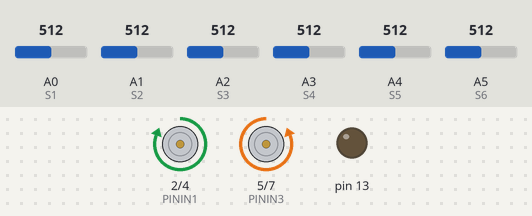
Bench run of a sketch on a simulated Arduino Uno, built with avr-gcc and run on an emulated ATmega328P. Parts: motor-driver pin pairs drawn as motors (green arrow = first pin HIGH = forward, orange = second pin HIGH = backward, longer = more drive, scaled by the enable pin), output pins drawn as LEDs (lit = HIGH). The test bench sets the inputs (shaded band); at power-on: A0 (S1) = 512, A1 (S2) = 512, A2 (S3) = 512, A3 (S4) = 512, A4 (S5) = 512, A5 (S6) = 512.

Above: at 2.05 s.
Timing chart, 0 to 5.0 s (numbered marks = the images above):
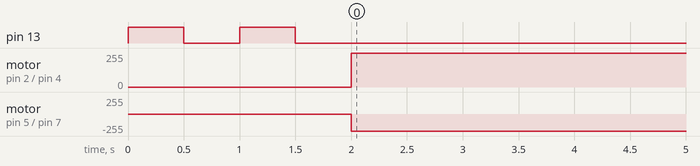

The sketch:

Teste.ino
```cpp
// Portas driver motor
#define PININ1 2
#define PININ2 4
#define PININ3 5
#define PININ4 7
#define PINENA 3
#define PINENB 6

// Portas led rgb
#define PINLEDR 9
#define PINLEDG 11
#define PINLEDB 10

// Portas sensor QTR
#define S1 A0
#define S2 A1
#define S3 A2
#define S4 A3
#define S5 A4
#define S6 A5

// Valores de ajustes para o seguidor de linha MIF

#define SPEED0 255                          // Valor de 0 a 255 para velocidade com a seguinte leitura do sensor (0 0 1 1 0 0)
#define SPEED1 220                          // Valor de 0 a 255 para velocidade com a seguinte leitura do sensor (0 0 1 1 1 0)
#define SPEED8 200

#define SPEED2 150                          // Valor de 0 a 255 para velocidade com a seguinte leitura do sensor (0 0 0 1 0 0)
#define SPEED3 100                          // Valor de 0 a 255 para velocidade com a seguinte leitura do sensor (0 0 0 1 1 0)
#define SPEED4 80                          // Valor de 0 a 255 para velocidade com a seguinte leitura do sensor (0 0 0 1 1 1)

#define SPEED5 50                            // Valor de 0 a 255 para velocidade com a seguinte leitura do sensor (0 0 0 0 1 0)
#define SPEED6 0                            // Valor de 0 a 255 para velocidade com a seguinte leitura do sensor (0 0 0 0 1 1)
#define SPEED7 200                          // Valor de 0 a 255 para velocidade com a seguinte leitura do sensor (0 0 0 0 0 1)

#define RUNTIME 113500                      // Valor para executar o percurso

  int p1,p2,p3,p4,p5,p6;

void setup() {
  Serial.begin(9600);
  ledControl(13, true, 500);
  ledControl(13, false, 500);
  ledControl(13, true, 500);
  ledControl(13, false, 500);
}

void loop() {
  controlerPID();
  // TESTE 1°: leituta sensor
  //readSensors(true, s);
  // TESTE 2°: motor esquerda
  //motorOption('4',255,255);
  // TESTE 3°: motor direita
  //motorOption('6', 255, 255);
  // TESTE 4°: seguidor de linha
  //followLineMEF();
  // TESTE 5°: teste led RGB
  //rgbControl(0,0,255,0);
}

void motorControl(int speedLeft, int speedRight) {
  // Função para controle do driver de motor

  // Definições das portas digitais
  pinMode(PININ1, OUTPUT);
  pinMode(PININ2, OUTPUT);
  pinMode(PININ3, OUTPUT);
  pinMode(PININ4, OUTPUT);
  pinMode(PINENA, OUTPUT);
  pinMode(PINENB, OUTPUT);

  // Ajustes motor da esquerda
  if (speedLeft < 0) {
    speedLeft = -speedLeft;
    digitalWrite (PININ3, HIGH);
    digitalWrite (PININ4, LOW);
  } else {
    digitalWrite (PININ3, LOW);
    digitalWrite (PININ4, HIGH);
  }

  // Ajustes motor da direita
  if (speedRight < 0) {
    speedRight = -speedRight;
    digitalWrite (PININ1, LOW);
    digitalWrite (PININ2, HIGH);
  } else {
    digitalWrite (PININ1, HIGH);
    digitalWrite (PININ2, LOW);
  }
  analogWrite (PINENA, speedLeft);
  analogWrite (PINENB, speedRight);
}

void motorOption(char option, int speedLeft, int speedRight) {
  // Função para controle de motor com pre definições
  switch (option) {
    case '6': // Direita
      motorControl(-speedLeft, speedRight);
      break;
    case '4': // Esquerda
      motorControl(speedLeft, -speedRight);
      break;
    case '2': // Trás
      motorControl(-speedLeft, -speedRight);
      break;
    case '8': // Frente
      motorControl(speedLeft, speedRight);
      break;
    case '0': // Parar
      motorControl(0, 0);
      break;
  }
}

bool motorStop(long runtime, long currentTime) {
  // Função de parada do robô
  if (millis() >= (runtime + currentTime)) {
    motorOption('0', 0, 0);
    int cont = 0;
    while (true) {
      ledControl(13, true, 250);
      ledControl(13, false, 250);
      cont++;
    }
    return false;
  }
  return true;
}

void rgbControl(int red, int green, int blue, long rumtime) {
  // Função para controle do led rgb
  pinMode(PINLEDR, OUTPUT);
  pinMode(PINLEDG, OUTPUT);
  pinMode(PINLEDB, OUTPUT);

  digitalWrite(PINLEDR, HIGH);
  digitalWrite(PINLEDG, HIGH);
  digitalWrite(PINLEDB, HIGH);

  analogWrite(PINLEDR, red);
  analogWrite(PINLEDG, green);
  analogWrite(PINLEDB, blue);
  delay(rumtime);
}

void ledControl(int led, bool status, long rumtime) {
  // Função para controle do led
  pinMode(led, OUTPUT);
  if (status) {
    digitalWrite(led, HIGH);
  } else {
    digitalWrite(led, LOW);
  }
  delay(rumtime);
}

void converte (int *valor_sensor, int valor_cor){
  valor_sensor[0] = analogRead(S1);
  valor_sensor[1] = analogRead(S2);
  valor_sensor[2] = analogRead(S3);
  valor_sensor[3] = analogRead(S4);
  valor_sensor[4] = analogRead(S5);
  valor_sensor[5] = analogRead(S6);


  if(valor_sensor[0]<= valor_cor)p1=1;
  else p1=0;
  if(valor_sensor[1]<= valor_cor)p2=1;
  else p2=0;
  if(valor_sensor[2]<= valor_cor)p3=1;
  else p3=0;
  if(valor_sensor[3]<= valor_cor)p4=1;
  else p4=0;
  if(valor_sensor[4]<= valor_cor)p5=1;
  else p5=0;
  if(valor_sensor[5]<= valor_cor)p6=1;
  else p6=0;


}

void controlerPID(){

  float Kp = 50; //variaveis para o PID
  float Ki = 0;
  float Kd = 25;


  float lastError = 0;
  float totalError = 0;

  const uint8_t maxspeeda = 255;
  const uint8_t maxspeedb = 255;
  const uint8_t basespeeda = 155;
  const uint8_t basespeedb = 155;

  float position = followLineMEF();
  int error = position - 3500;


  lastError = error;
  int motorspeed = (Kp*error) + (Ki*totalError) + (Kd*(error-lastError));

  int motorspeeda = basespeeda + motorspeed;
  int motorspeedb = basespeedb - motorspeed;

  if (motorspeeda > maxspeeda) {
    motorspeeda = maxspeeda;
  }
  if (motorspeedb > maxspeedb) {
    motorspeedb = maxspeedb;
  }
  if (motorspeeda < 0) {
    motorspeeda = 0;
  }
  if (motorspeedb < 0) {
    motorspeedb = 0;
  }
  motorControl(motorspeeda, motorspeedb);


}

float followLineMEF(void) {
  // Função para controle do seguidor de linha em modo de maquina de estado finita
  bool flag = true;
  long currentTime = millis();

  while (flag) {
    // Flag para verificar a parada
    flag = motorStop(RUNTIME, currentTime);

    // Leitura sensores
    int s[6];
    converte(s, 700);
    float error;


    // leitura do sensor (1 1 1 1 1 1)
    if (p1==1 && p2==1 && p3==1 && p4==1 && p5==1 && p6==1) {
      motorOption('8', SPEED0, SPEED0);
      error = 0;
      // leitura do sensor (0 1 1 1 1 0)
    } else if (p1==0 && p2==1 && p3==1 && p4==1 && p5==1 && p6==0) {
      motorOption('8', SPEED0, SPEED0);
      error = 0;
      // leitura do sensor (0 0 1 1 0 0)
    } else if (p1==0 && p2==0 && p3==1 && p4==1 && p5==0 && p6==0) {
      motorOption('8', SPEED0, SPEED0);
      error = 0;
      // leitura do sensor (0 1 1 1 0 0)
    } else if (p1==0 && p2==1 && p3==1 && p4==1 && p5==0 && p6==0) {
      motorOption('8', SPEED0, SPEED1);
      error = -1;
      // leitura do sensor (0 0 1 1 1 0)
    } else if (p1==0 && p2==0 && p3==1 && p4==1 && p5==1 && p6==0) {
      motorOption('8', SPEED1, SPEED0);
      error = 1;
      // leitura do sensor (0 0 1 0 0 0)
    } else if (p1==0 && p2==0 && p3==1 && p4==0 && p5==0 && p6==0) {
      motorOption('8', SPEED0, SPEED2);
      error = -1;
      // leitura do sensor (0 0 0 1 0 0)
    } else if (p1==0 && p2==0 && p3==0 && p4==1 && p5==0 && p6==0) {
      motorOption('8', SPEED2, SPEED0);
      error = 1;
      // leitura do sensor (0 1 1 0 0 0)
    } else if (p1==0 && p2==1 && p3==1 && p4==0 && p5==0 && p6==0) {
      motorOption('8', SPEED0, SPEED3);
      error = -2;
      // leitura do sensor (0 0 0 1 1 0)
    } else if (p1==0 && p2==0 && p3==0 && p4==1 && p5==1 && p6==0) {
      motorOption('8', SPEED3, SPEED0);
      error = 2;
      // leitura do sensor (1 1 1 0 0 0)
    } else if (p1==1 && p2==1 && p3==1 && p4==0 && p5==0 && p6==0) {
      motorOption('8', SPEED0, SPEED4);
      error = -3;
      // leitura do sensor (0 0 0 1 1 1)
    } else if (p1==0 && p2==0 && p3==0 && p4==1 && p5==1 && p6==1) {
      motorOption('8', SPEED4, SPEED0);
      error = 3;
      // leitura do sensor (0 1 0 0 0 0)
    } else if (p1==0 && p2==1 && p3==0 && p4==0 && p5==0 && p6==0) {
      motorOption('8', SPEED0, SPEED5);
      error = -2;
      // leitura do sensor (0 0 0 0 1 0)
    } else if (p1==0 && p2==0 && p3==0 && p4==0 && p5==1 && p6==0) {
      motorOption('8', SPEED5, SPEED0);
      error = 2;
      // leitura do sensor (1 1 0 0 0 0)
    } else if (p1==1 && p2==1 && p3==0 && p4==0 && p5==0 && p6==0) {
      motorOption('8', SPEED0, SPEED6);
      error = -3;
      // leitura do sensor (0 0 0 0 1 1)
    } else if (p1==0 && p2==0 && p3==0 && p4==0 && p5==1 && p6==1) {
      motorOption('8', SPEED6, SPEED0);
      error = 2;
      // leitura do sensor (1 0 0 0 0 0)
    } else if (p1==1 && p2==0 && p3==0 && p4==0 && p5==0 && p6==0) {
      motorOption('6', SPEED7, SPEED7);
      error = -4;
      // leitura do sensor (0 0 0 0 0 1)
    } else if (p1==0 && p2==0 && p3==0 && p4==0 && p5==0 && p6==1) {
      motorOption('4', SPEED7, SPEED7);
      error = 4;
    }
  }
}
```

Measured:
- by itself, pin 13: goes LOW 0.50 s, HIGH 0.50 s, LOW 114 s, 28 × (HIGH 0.25 s, LOW 0.25 s), HIGH 0.25 s, then LOW
- by itself, motor on pin 2 (PININ1) / pin 4 (PININ2): stopped → forward 255/255 at 2.0 s, → stopped 113 s later
- by itself, motor on pin 5 (PININ3) / pin 7 (PININ4): stopped → backward 255/255 at 2.0 s, → stopped 113 s later
